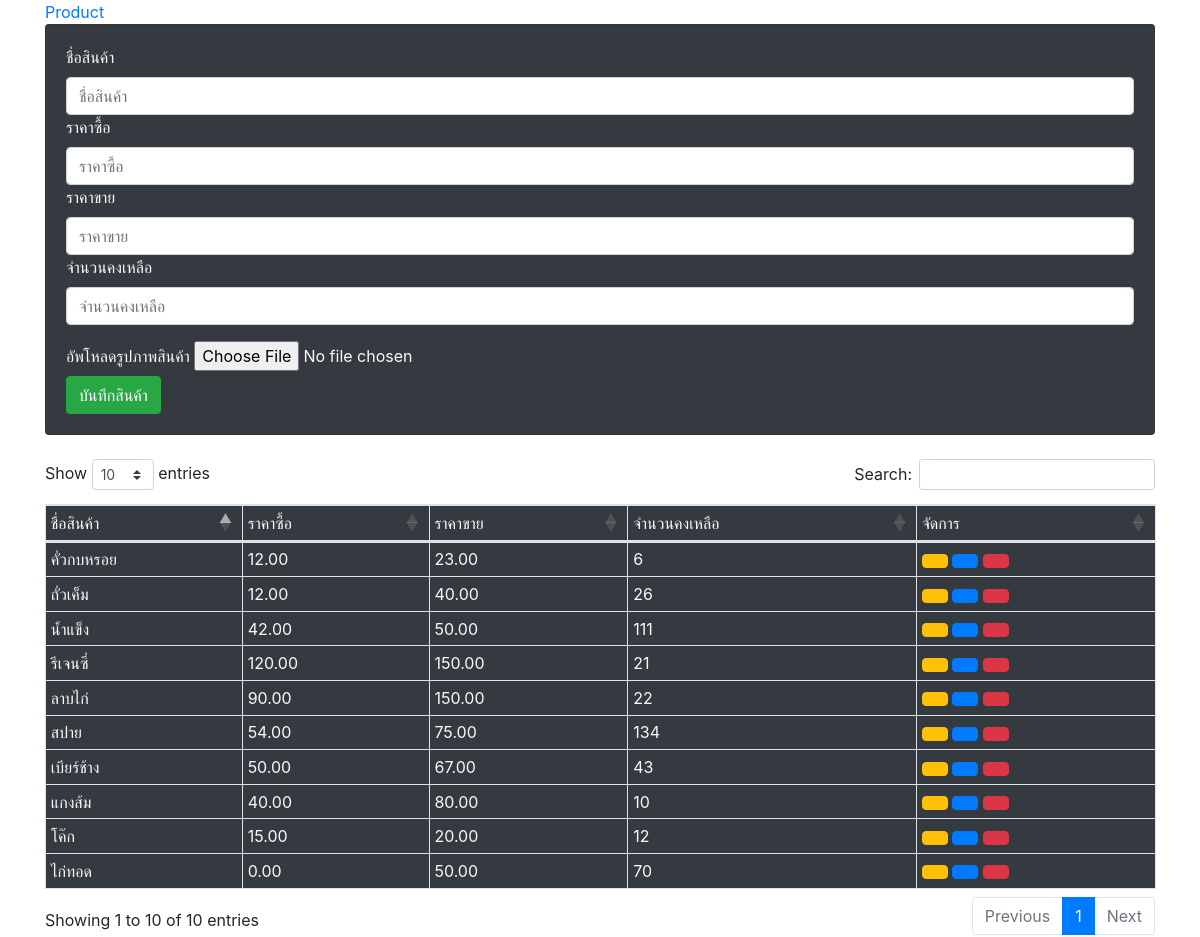
The page /product.php (signed in) on the database as committed earlier.
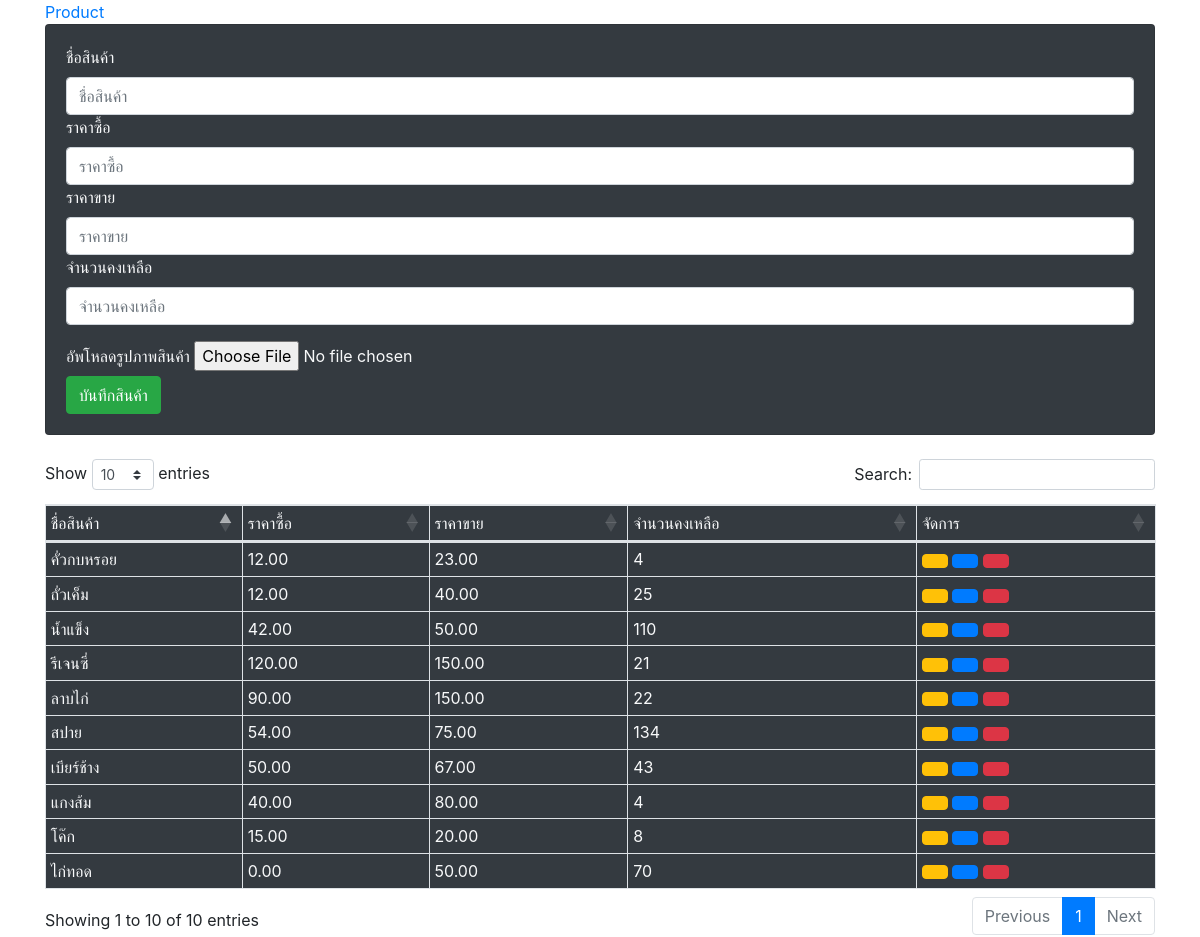
The same page on the database as committed later.
### tables this page shows
CREATE TABLE `product` (
  `id` int(11) NOT NULL,
  `food_name` varchar(100) NOT NULL,
  `price1` decimal(7,2) NOT NULL,
  `price2` decimal(7,2) NOT NULL,
  `qty` decimal(7,0) NOT NULL,
  `update_dt` datetime NOT NULL DEFAULT current_timestamp(),
  `img_path` varchar(255) DEFAULT NULL
);

### classes/Main.class.php (called while the page is built, shortened)
<?php
    class Main {
        private $dbhost = 'localhost';
        private $dbuser = 'root';
        private $dbpass = '';
        private $dbname = 'food';
        function __construct() {
            try {
                $conn = new mysqli($this->dbhost, $this->dbuser, $this->dbpass, $this->dbname);
                $this->dbcon = $conn;
            }catch(Exception $e){
                echo "
                    <div>
                        Database is Error connection : <b>".$e->getMessage()."</b><br/>
                    </div>
                ";
            }
        }
    }
?>

### classes/Product.class.php (called while the page is built, shortened)
<?php
require 'Main.class.php';
class Product extends Main{
    public function getProduct(){
        $sql = "SELECT * FROM product ORDER BY id ASC";
        $query = $this->dbcon->query($sql);
        if ($query){
            return $query;
        }
    }
}

### product.php (the view, shortened to what this page needs)
<!DOCTYPE html>
<html lang="en">
<head>
    <link rel="stylesheet" href="https://cdnjs.cloudflare.com/ajax/libs/twitter-bootstrap/4.5.2/css/bootstrap.css">
    <link rel="stylesheet" href="https://cdn.datatables.net/1.13.1/css/dataTables.bootstrap4.min.css">
</head>
<?php
    $obj = new Product;
    $product_list = $obj->getProduct();
?>
<body >
    <div class="container">
    <a href="#!">Product</a>
        <form action="" method="POST" enctype="multipart/form-data">
            <div class="card bg-dark text-light">
                <div class="card-body">
                    <label for="">ชื่อสินค้า</label>
                    <input type="text" name="food_name" class="form-control " placeholder="ชื่อสินค้า" required>
                    <label for="">ราคาซื้อ</label>
                    <input type="number" name="price1" class="form-control" placeholder="ราคาซื้อ" required>
                    <label for="">ราคาขาย</label>
                    <input type="number" name="price2" class="form-control" placeholder="ราคาขาย" required>
                    <label for="">จำนวนคงเหลือ</label>
                    <input type="number" name="qty" class="form-control" placeholder="จำนวนคงเหลือ" required>
                    <label for="">อัพโหลดรูปภาพสินค้า</label>
                    <input type="file" name="fileToUpload" id="fileToUpload" accept="image/*">
                    <br>
                    <button type="submit" name="btnclick" class="btn btn-success"><i class="fa-solid fa-download"></i> บันทึกสินค้า</button>
                </div>
            </div>
        </form><br>
        <table class="table table-hover table-bordered table-sm bg-dark text-light"  id="myTable">
            <thead>
                <tr>
                    <td>ชื่อสินค้า</td>
                    <td>ราคาซื้อ</td>
                    <td>ราคาขาย</td>
                    <td>จำนวนคงเหลือ</td>
                    <td>จัดการ</td>
                </tr>
            </thead>
            <?php
                $strColor = '';
                foreach($product_list as $value){
                    if ($value['qty'] < 1) {
                        $strColor = 'class="text-danger"';
                    } else {
                        $strColor = '';
                    }
            ?>
            <tr>
                <td><?=$value['food_name']?></td>
                <td><?=number_format($value['price1'], 2)?></td>
                <td><?=number_format($value['price2'], 2)?></td>
                <td <?=$strColor?>><?=$value['qty']?></td>
                <td>
                    <a href="#" class="btn btn-warning qty_update" data-bs-toggle="modal" data-bs-target="#exampleModal"
                        id="<?=$value['id']?>" data-id="<?=$value['id']?>" data-qty="<?=$value['qty']?>"><i class="fa-solid fa-arrow-down-short-wide"></i></a>
                    <a href="#" class="btn btn-primary edit_update" data-bs-toggle="modal" data-bs-target="#editModal"
                        id="<?=$value['id']?>"
                        data-id="<?=$value['id']?>"
                        data-foodname="<?=$value['food_name']?>"
                        data-price1="<?=$value['price1']?>"
                        data-price2="<?=$value['price2']?>"><i class="fa-solid fa-pencil"></i></a>
                        <a href="delete.php?id=<?=$value['id']?>"
                        class="btn btn-danger" onclick="return confirm('ลบรายการนี้ ?')"><i class="fa-solid fa-trash"></i></a>
                </td>
            </tr>
            <?php } ?>
        </table>
    </div>
</body>
</html>

Rows that differ between the two databases and show on the page:
changed product "คั่วกบหรอย": qty "6" → "4"
changed product "โค๊ก": qty "12" → "8"
changed product "แกงส้ม": qty "10" → "4"
changed product "ถั่วเค็ม": qty "26" → "25"
changed product "น้ำแข็ง": qty "111" → "110"
